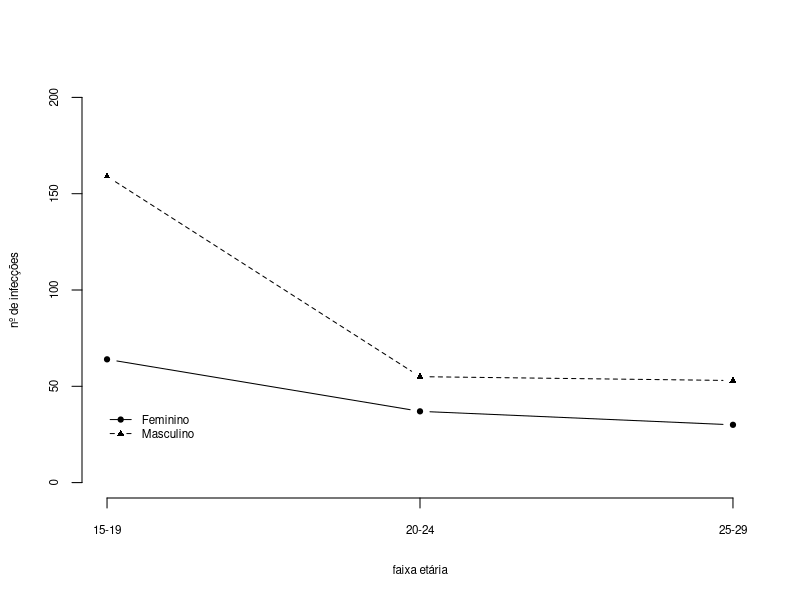
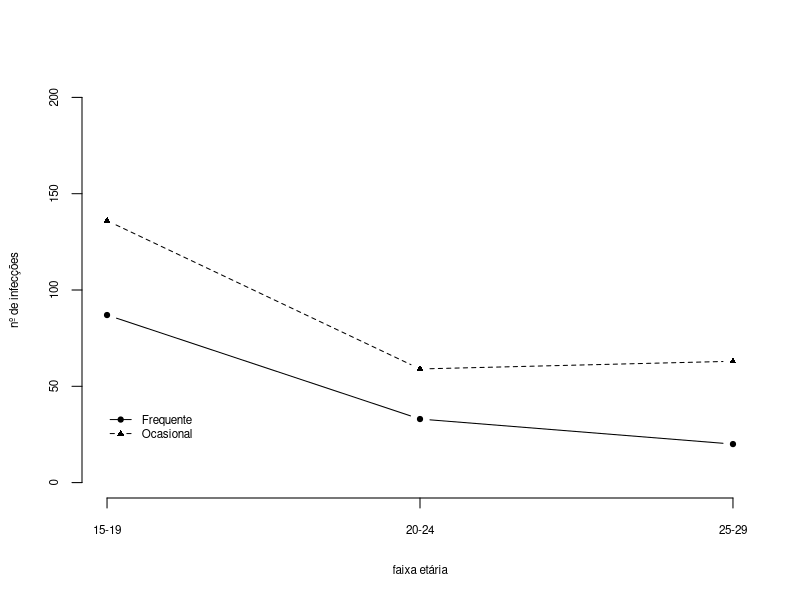
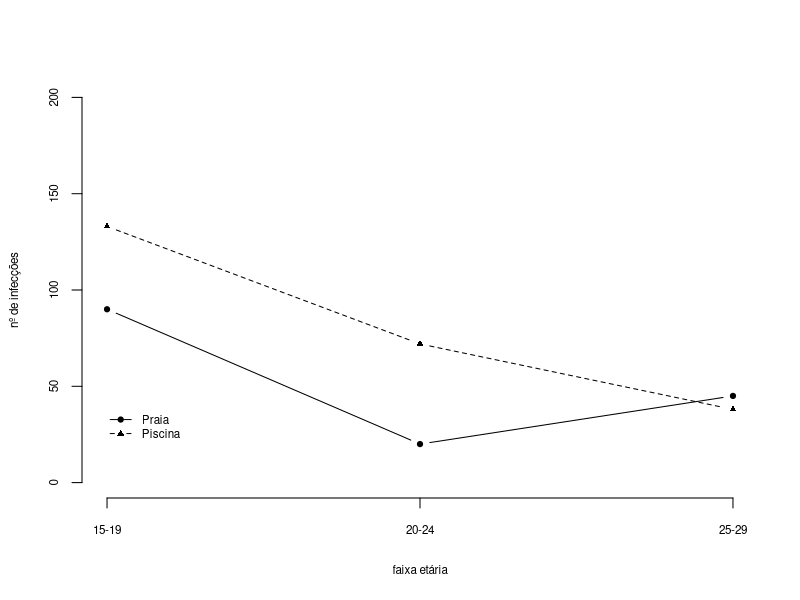
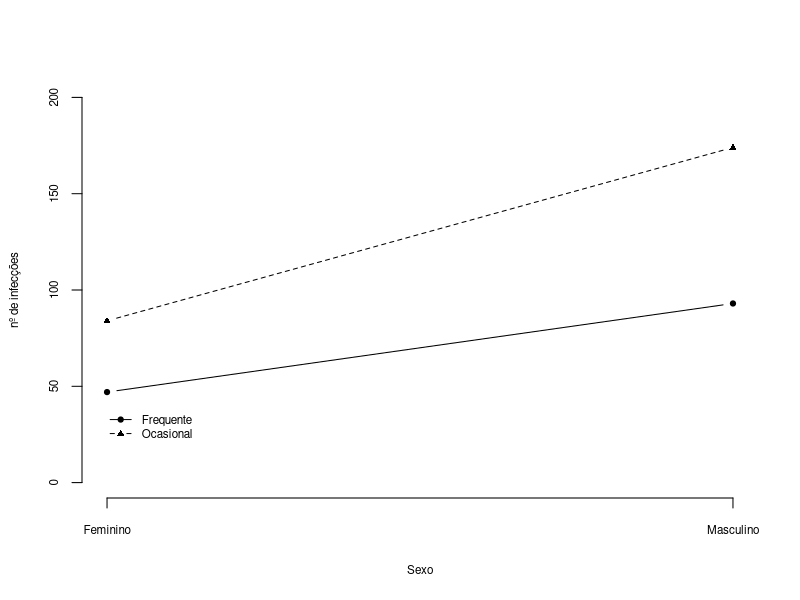
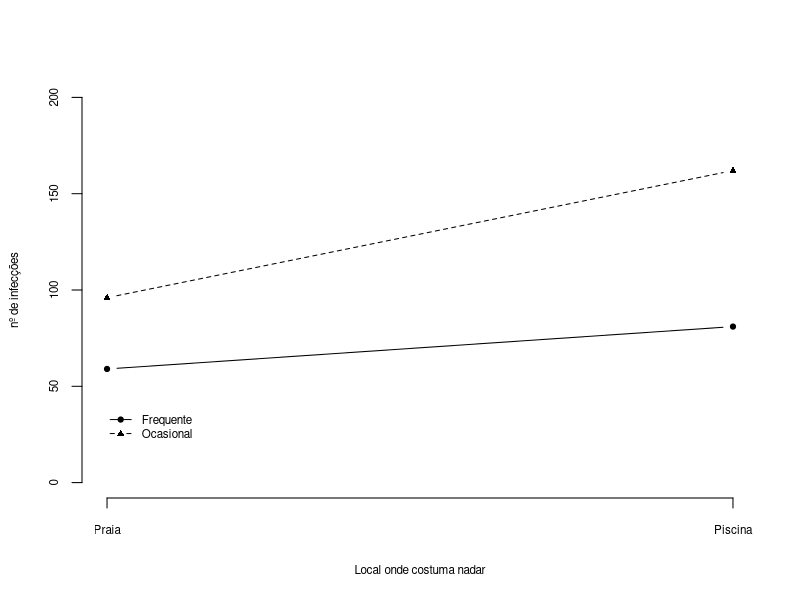
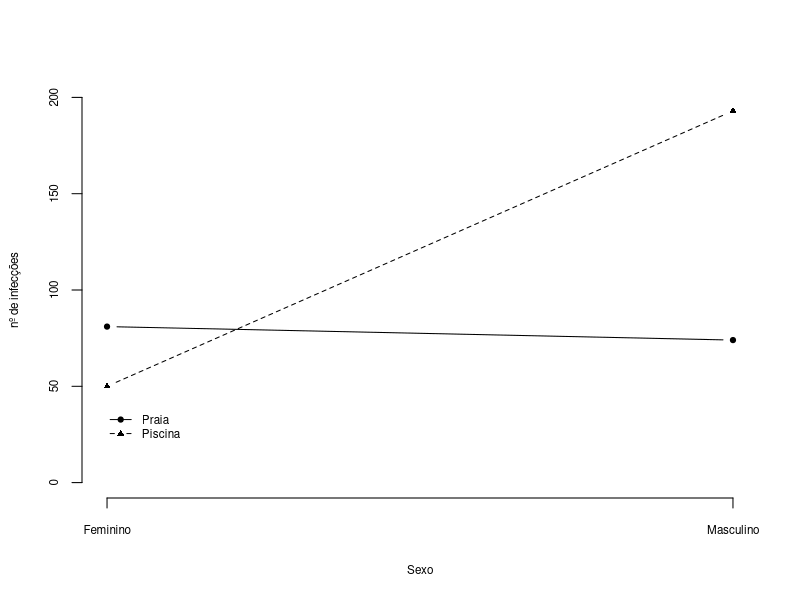

Reproduce these figures in R, in order.
## ---- chunk 1
library(dplyr)
library(xtable)
dados <- read.table("recrutas.dat")
colnames(dados) <- c("Hab. de nadar", "Local", "Faixa etária", "Sexo", "Nº de infecções")
#table(is.na(dados))

# table(dados$`Hab. de nadar`, dados$`Nº de infecções`)
# table(dados$Local, dados$`Nº de infecções`)
# table(dados$`Faixa etária`, dados$`Nº de infecções`)
# table(dados$Sexo, dados$`Nº de infecções`)

# dados %>% group_by(`Hab. de nadar`) %>% summarise(Cont_num_infec = sum(`Nº de infecções`))
# dados %>% group_by(Local) %>% summarise(Cont_num_infec = sum(`Nº de infecções`))
# dados %>% group_by(`Faixa etária`) %>% summarise(Cont_num_infec = sum(`Nº de infecções`))
# dados %>% group_by(Sexo) %>% summarise(Cont_num_infec = sum(`Nº de infecções`))
# 
# xtable(dados %>% group_by(`Hab. de nadar`) %>% summarise(Cont_num_infec = sum(`Nº de infecções`)))
# xtable(dados %>% group_by(Local) %>% summarise(Cont_num_infec = sum(`Nº de infecções`)))
# xtable(dados %>% group_by(`Faixa etária`) %>% summarise(Cont_num_infec = sum(`Nº de infecções`)))
# xtable(dados %>% group_by(Sexo) %>% summarise(Cont_num_infec = sum(`Nº de infecções`)))

#dados %>% group_by(`Hab. de nadar`, Local) %>% summarise(Cont_num_infec = sum(`Nº de infecções`))
#dados %>% group_by(`Hab. de nadar`, Sexo) %>% summarise(Cont_num_infec = sum(`Nº de infecções`))

#número médio de infecções para indivíduos que tiveram pelo menos uma infecção, agrupdos pelo Local, Habito de nadar e sexo
#dados %>% group_by(Local, `Faixa etária`) %>% summarise(Num_medio_infec = mean(`Nº de infecções`))
#dados %>% group_by(`Hab. de nadar`, `Faixa etária`) %>% summarise(Num_medio_infec = mean(`Nº de infecções`))
#dados %>% group_by(Sexo, `Faixa etária`) %>% summarise(Num_medio_infec = mean(`Nº de infecções`))
## ---- chunk 2
fig1 <- "Gráfico de perfil que representa o número de infecções de ouvido para cada sexo. Nota-se que ao mudar de faixa etária há diminuição do número de infecções para ambos os sexos. Observa-se que a redução é maior ao mudar da faixa etária de 15-19 para 20-24 para o sexo masculino. Pelo gráfico, pode-se pensar que existe interação entre as covariáveis faixa etária e sexo."

fig2 <- "Gráfico de perfil que representa o número de infecções para os grupos que têm hábitos (frequente e ocasional) de nadar diferentes. Para estes diferentes grupos de hábitos de nadar, nota-se que o número de infecções diminui. No entanto, para aqueles cujo hábito é ocasional, a quantidade de infecções é superior para os diferentes níveis de faixa etária. Cogita-se que possa existir interação entre o hábito de nadar e a faixa etária."

fig3 <- "Gráfico de perfil que representa o número de infecções para os indivíduos que costumam nadar na praia ou na piscina. Com exceção da última faixa etária (25-29), o número de infecções para indivíduos que costumam nadar em piscinas é maior para as diferentes faixas etárias, de 15-19 e 20-24. Observa-se que para os diferentes lugares onde se costuma nadar, nas faixas etárias 15-19 e 20-14, as retas possuem um pequeno desnível que as tornam não paralelas. No entanto, para a última faixa etária, nota-se que o comportamento é diferente para os diferentes locais onde se costuma nadar. Assim, é possível pensar em interação entre a faixa etária e o local onde se costuma nadar."

fig4 <- "Gráfico de perfil que representa o número de infecções para os indivíduos que tem um determinado hábito de nadar, para os diferentes sexos. Observa-se que as retas não são paralelas, com isso pode-se pensar que existe interação entre o sexo e o hábito de nadar."

fig5 <- "Gráfico de perfil que representa o número de infecções para os indivíduos que tem determinado hábito de nadar e o local que costumam nadar. O comportamento é muito similar em relação à figura 4 e cogita-se na possível interação entre local onde costuma nadar e hábito de nadar."

fig6 <- "Gráfico de perfil que representa o número de infecções para os sexos, para indivíduos que tem costume de nadar em diferentes lugares. Nota-se que é plusível a interação entre sexo e o lugar onde costuma nadar."
## ---- chunk 3
#fig.pos="H"
# teste <- dados %>% group_by(Sexo, `Faixa etária`) %>% summarise(Num_medio_infec = mean(`Nº de infecções`))
# par(mfrow=c(1,1))
# plot(teste[[3]][teste[[1]] == "Female"],pch=19,lty=1,type="b",cex=1.2,cex.axis=1.2,cex.lab=1.2,axes=F,ylim=c(0,2),xlab="faixa etária",ylab="nº médio de infecções")
# lines(teste[[3]][teste[[1]] == "Male"],pch=17,lty=2,type="b",cex=1.2,cex.axis=1.2,cex.lab=1.2)
# #lines(taxas[dadosc$consumo=="10-30"],pch=15,lty=3,type="b",cex=1.2,cex.axis=1.2,cex.lab=1.2)
# #lines(taxas[dadosc$consumo=="+30"],pch=18,lty=4,type="b",cex=1.2,cex.axis=1.2,cex.lab=1.2)
# axis(2)
# axis(1,c(1,2,3),labels=c("15-19","20-24","25-29"))
# legend(1,0.5,c("Feminino","Masculino"),lty=c(1,2),pch=c(19,17),bty="n",cex=1)

SFE <- dados %>% group_by(Sexo, `Faixa etária`) %>% summarise(contagem_infec = sum(`Nº de infecções`))
par(mfrow=c(1,1))
plot(SFE[[3]][SFE[[1]] == "Female"],pch=19,lty=1,type="b",cex=.7,cex.axis=.7,cex.lab=.7,axes=F,ylim=c(0,200),xlab="faixa etária",ylab="nº de infecções")
lines(SFE[[3]][SFE[[1]] == "Male"],pch=17,lty=2,type="b",cex=.7,cex.axis=.7,cex.lab=.7)
#lines(taxas[dadosc$consumo=="10-30"],pch=15,lty=3,type="b",cex=1.2,cex.axis=1.2,cex.lab=1.2)
#lines(taxas[dadosc$consumo=="+30"],pch=18,lty=4,type="b",cex=1.2,cex.axis=1.2,cex.lab=1.2)
axis(2, cex.axis = 0.7)
axis(1,c(1,2,3),labels=c("15-19","20-24","25-29"), cex.axis = 0.7)
legend(1,40,c("Feminino","Masculino"),lty=c(1,2),pch=c(19,17),bty="n",cex=.7)

## ---- chunk 4
HNFE <- dados %>% group_by(`Hab. de nadar`, `Faixa etária`) %>% summarise(contagem_infec = sum(`Nº de infecções`))

par(mfrow=c(1,1))
plot(HNFE[[3]][HNFE[[1]] == "Freq"],pch=19,lty=1,type="b",cex=0.7,cex.axis=0.7,cex.lab=0.7,axes=F,ylim=c(0,200),xlab="faixa etária",ylab="nº de infecções")
lines(HNFE[[3]][HNFE[[1]] == "Occas"],pch=17,lty=2,type="b",cex=0.7,cex.axis=0.7,cex.lab=0.7)
#lines(taxas[dadosc$consumo=="10-30"],pch=15,lty=3,type="b",cex=1.2,cex.axis=1.2,cex.lab=1.2)
#lines(taxas[dadosc$consumo=="+30"],pch=18,lty=4,type="b",cex=1.2,cex.axis=1.2,cex.lab=1.2)
axis(2, cex.axis = 0.7)
axis(1,c(1,2,3),labels=c("15-19","20-24","25-29"), cex.axis = 0.7)
legend(1,40,c("Frequente","Ocasional"),lty=c(1,2),pch=c(19,17),bty="n",cex=.7)

## ---- chunk 5
LFE <- dados %>% group_by(Local, `Faixa etária`) %>% summarise(contagem_infec = sum(`Nº de infecções`))

par(mfrow=c(1,1))
plot(LFE[[3]][LFE[[1]] == "Beach"],pch=19,lty=1,type="b",cex=0.7,cex.axis=0.7,cex.lab=0.7,axes=F,ylim=c(0,200),xlab="faixa etária",ylab="nº de infecções")
lines(LFE[[3]][LFE[[1]] == "NonBeach"],pch=17,lty=2,type="b",cex=0.7,cex.axis=0.7,cex.lab=0.7)
#lines(taxas[dadosc$consumo=="10-30"],pch=15,lty=3,type="b",cex=1.2,cex.axis=1.2,cex.lab=1.2)
#lines(taxas[dadosc$consumo=="+30"],pch=18,lty=4,type="b",cex=1.2,cex.axis=1.2,cex.lab=1.2)
axis(2, cex.axis = 0.7)
axis(1,c(1,2,3),labels=c("15-19","20-24","25-29"), cex.axis = 0.7)
legend(1,40,c("Praia","Piscina"),lty=c(1,2),pch=c(19,17),bty="n",cex=0.7)

## ---- chunk 6
HNS <- dados %>% group_by(`Hab. de nadar`, Sexo) %>% summarise(Cont_num_infec = sum(`Nº de infecções`))
par(mfrow=c(1,1))
plot(HNS[[3]][HNS[[1]] == "Freq"],pch=19,lty=1,type="b",cex=0.7,cex.axis=0.7,cex.lab=0.7,axes=F,ylim=c(0,200),xlab="Sexo",ylab="nº de infecções")
lines(HNS[[3]][HNS[[1]] == "Occas"],pch=17,lty=2,type="b",cex=0.7,cex.axis=0.7,cex.lab=0.7)
#lines(taxas[dadosc$consumo=="10-30"],pch=15,lty=3,type="b",cex=1.2,cex.axis=1.2,cex.lab=1.2)
#lines(taxas[dadosc$consumo=="+30"],pch=18,lty=4,type="b",cex=1.2,cex.axis=1.2,cex.lab=1.2)
axis(2, cex.axis = 0.7)
axis(1,c(1,2),labels=c("Feminino","Masculino"), cex.axis = 0.7)
legend(1,40,c("Frequente","Ocasional"),lty=c(1,2),pch=c(19,17),bty="n",cex=0.7)

## ---- chunk 7
HNL <- dados %>% group_by(`Hab. de nadar`, Local) %>% summarise(Cont_num_infec = sum(`Nº de infecções`))
par(mfrow=c(1,1))
plot(HNL[[3]][HNL[[1]] == "Freq"],pch=19,lty=1,type="b",cex=0.7,cex.axis=0.7,cex.lab=0.7,axes=F,ylim=c(0,200),xlab="Local onde costuma nadar",ylab="nº de infecções")
lines(HNL[[3]][HNL[[1]] == "Occas"],pch=17,lty=2,type="b",cex=0.7,cex.axis=0.7,cex.lab=0.7)
#lines(taxas[dadosc$consumo=="10-30"],pch=15,lty=3,type="b",cex=1.2,cex.axis=1.2,cex.lab=1.2)
#lines(taxas[dadosc$consumo=="+30"],pch=18,lty=4,type="b",cex=1.2,cex.axis=1.2,cex.lab=1.2)
axis(2, cex.axis = 0.7)
axis(1,c(1,2),labels=c("Praia","Piscina"), cex.axis = 0.7)
legend(1,40,c("Frequente","Ocasional"),lty=c(1,2),pch=c(19,17),bty="n",cex=0.7)

## ---- chunk 8
LS <- dados %>% group_by(Local, Sexo) %>% summarise(Cont_num_infec = sum(`Nº de infecções`))
par(mfrow=c(1,1))
plot(LS[[3]][LS[[1]] == "Beach"],pch=19,lty=1,type="b",cex=0.7,cex.axis=0.7,cex.lab=0.7,axes=F,ylim=c(0,200),xlab="Sexo",ylab="nº de infecções")
lines(LS[[3]][LS[[1]] == "NonBeach"],pch=17,lty=2,type="b",cex=0.7,cex.axis=0.7,cex.lab=0.7)
#lines(taxas[dadosc$consumo=="10-30"],pch=15,lty=3,type="b",cex=1.2,cex.axis=1.2,cex.lab=1.2)
#lines(taxas[dadosc$consumo=="+30"],pch=18,lty=4,type="b",cex=1.2,cex.axis=1.2,cex.lab=1.2)
axis(2, cex.axis = 0.7)
axis(1,c(1,2),labels=c("Feminino","Masculino"), cex.axis = 0.7)
legend(1,40,c("Praia","Piscina"),lty=c(1,2),pch=c(19,17),bty="n",cex=0.7)

